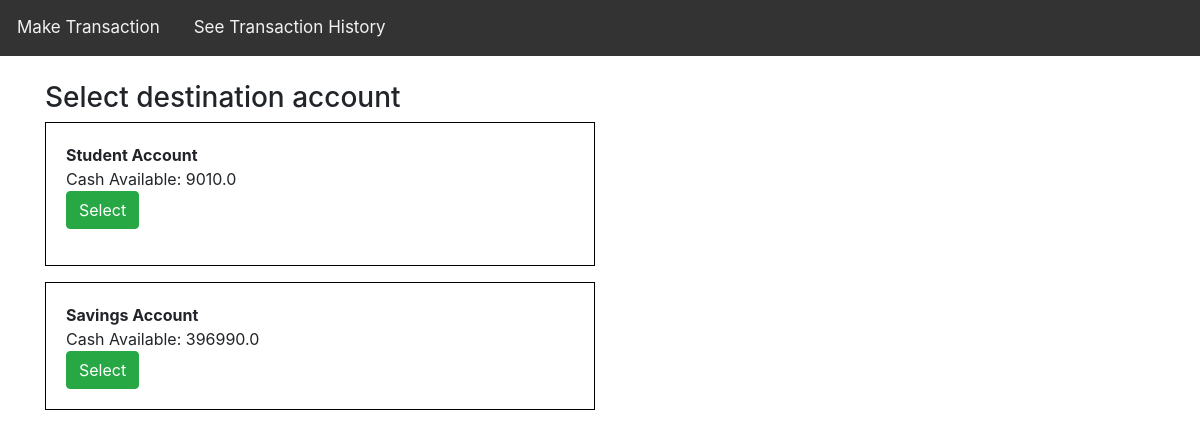
The page /4/ on the database as committed earlier.
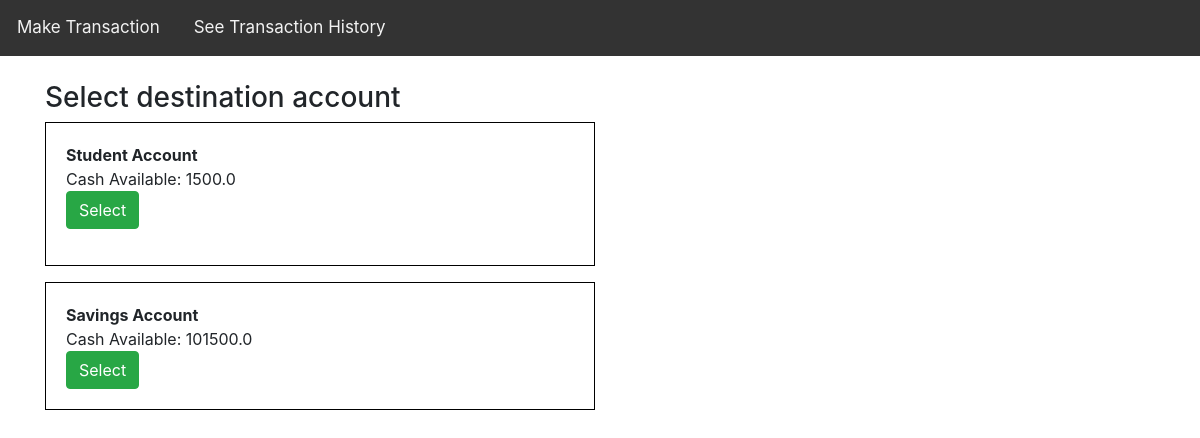
The same page on the database as committed later.
### app/models.py (models this page shows, shortened)
class Account(models.Model):
    name = models.CharField(max_length=25)
    available_cash = models.FloatField(default=0)

### app/views.py (the view)
# urls.py: path('<int:account_id>/', views.select_account, name='select'),
def select_account(request, account_id):
    account = Account.objects.get(pk=account_id)
    other_accounts = Account.objects.exclude(pk=account_id)
    context = {
        'source': account,
        'destinations': other_accounts
    }
    return render(request, 'app/destination.html', context)

### app/templates/app/destination.html (shortened to what this page needs)
{% extends "app/base.html" %}
{% block content %}
<br>
<h3>
    Select destination account
</h3>
{% if destinations %}
        {% for account in destinations %}
            <ul>
                <div>
                    <b>{{ account.name }}</b><br>
                    <a>Cash Available: {{ account.available_cash }}</a><br>
                    <form method="POST" action="{% url 'prepare-transfer' %}">
                        <input class="btn btn-success" type="submit" value="Select"/>
                </div>
            </ul>
            <br>
        {% endfor %}
{% endif %}
{% endblock content %}

Rows that differ between the two databases and show on the page:
changed Account "Student Account": available_cash "9010.0" → "1500.0"
changed Account "Savings Account": available_cash "396990.0" → "101500.0"
